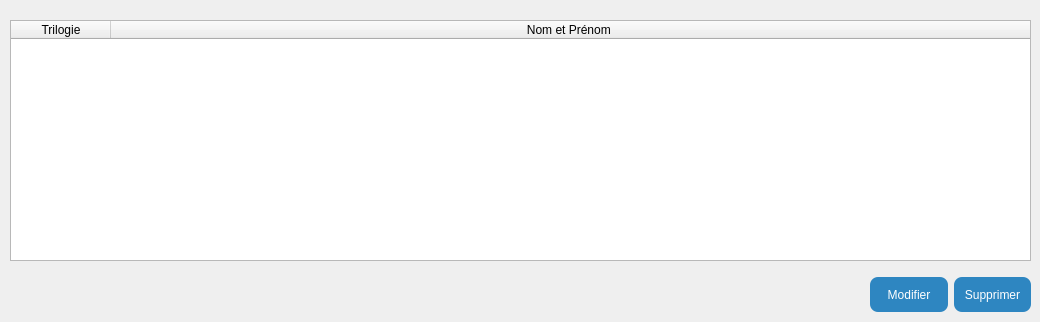
           <widget class="QWidget" name="pageEncadreurs">
            <widget class="QTableWidget" name="tableEncadreurs">
             <property name="geometry">
              <rect>
               <x>10</x>
               <y>20</y>
               <width>1021</width>
               <height>241</height>
              </rect>
             </property>
             <property name="columnCount">
              <number>2</number>
             </property>
             <attribute name="horizontalHeaderVisible">
              <bool>true</bool>
             </attribute>
             <attribute name="horizontalHeaderHighlightSections">
              <bool>true</bool>
             </attribute>
             <attribute name="horizontalHeaderStretchLastSection">
              <bool>true</bool>
             </attribute>
             <column>
              <property name="text">
               <string>Trilogie</string>
              </property>
             </column>
             <column>
              <property name="text">
               <string>Nom et Prénom </string>
              </property>
             </column>
            </widget>
            <widget class="QWidget" name="horizontalLayoutWidget_5">
             <property name="geometry">
              <rect>
               <x>870</x>
               <y>276</y>
               <width>161</width>
               <height>37</height>
              </rect>
             </property>
             <layout class="QHBoxLayout" name="horizontalLayout_24">
              <item>
               <widget class="QPushButton" name="btnModifierEncadreurs">
                <property name="styleSheet">
                 <string notr="true">QPushButton {
    background-color: #2E86C1;
    color: white;
    border-radius: 8px;
    height: 35px;
}
QPushButton:hover {
    background-color: #1A5276;
}
</string>
                </property>
                <property name="text">
                 <string>Modifier</string>
                </property>
               </widget>
              </item>
              <item>
               <widget class="QPushButton" name="btnSupprimerEncadreurs">
                <property name="styleSheet">
                 <string notr="true">QPushButton {
    background-color: #2E86C1;
    color: white;
    border-radius: 8px;
    height: 35px;
}
QPushButton:hover {
    background-color: #1A5276;
}
</string>
                </property>
                <property name="text">
                 <string>Supprimer</string>
                </property>
               </widget>
              </item>
             </layout>
            </widget>
            <widget class="QWidget" name="widget_9" native="true">
             <property name="geometry">
              <rect>
               <x>540</x>
               <y>120</y>
               <width>120</width>
               <height>80</height>
              </rect>
             </property>
            </widget>
            <widget class="QWidget" name="horizontalLayoutWidget_10">
             <property name="geometry">
              <rect>
               <x>190</x>
               <y>90</y>
               <width>491</width>
               <height>111</height>
              </rect>
             </property>
             <layout class="QHBoxLayout" name="horizontalLayout_25">
              <item>
               <widget class="QWidget" name="widget_4" native="true">
                <widget class="QWidget" name="widget_7" native="true">
                 <property name="geometry">
                  <rect>
                   <x>150</x>
                   <y>30</y>
                   <width>120</width>
                   <height>80</height>
                  </rect>
                 </property>
                </widget>
                <widget class="QWidget" name="widget_8" native="true">
                 <property name="geometry">
                  <rect>
                   <x>40</x>
                   <y>20</y>
                   <width>120</width>
                   <height>80</height>
                  </rect>
                 </property>
                </widget>
               </widget>
              </item>
             </layout>
            </widget>
           </widget>
